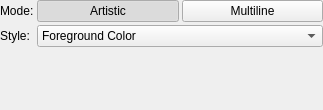
<?xml version="1.0" encoding="UTF-8"?>
<ui version="4.0">
 <class>WdgTextOptions</class>
 <widget class="QWidget" name="WdgTextOptions">
  <property name="geometry">
   <rect>
    <x>0</x>
    <y>0</y>
    <width>323</width>
    <height>110</height>
   </rect>
  </property>
  <property name="windowTitle">
   <string>Text Options</string>
  </property>
  <layout class="QVBoxLayout" name="verticalLayout">
   <property name="margin">
    <number>0</number>
   </property>
   <item>
    <layout class="QGridLayout" name="gridLayout" columnstretch="0,1,1">
     <property name="spacing">
      <number>3</number>
     </property>
     <item row="2" column="1" colspan="2">
      <widget class="QComboBox" name="cmbStyle">
       <item>
        <property name="text">
         <string>Foreground Color</string>
        </property>
       </item>
       <item>
        <property name="text">
         <string>Background Color</string>
        </property>
       </item>
       <item>
        <property name="text">
         <string>Pattern</string>
        </property>
       </item>
       <item>
        <property name="text">
         <string>Gradient</string>
        </property>
       </item>
      </widget>
     </item>
     <item row="0" column="0">
      <widget class="QLabel" name="labelMode">
       <property name="text">
        <string>Mode:</string>
       </property>
      </widget>
     </item>
     <item row="2" column="0">
      <widget class="QLabel" name="labelStyle">
       <property name="text">
        <string>Style:</string>
       </property>
      </widget>
     </item>
     <item row="0" column="1">
      <widget class="QPushButton" name="buttonArtistic">
       <property name="text">
        <string>Artistic</string>
       </property>
       <property name="checkable">
        <bool>true</bool>
       </property>
       <property name="checked">
        <bool>true</bool>
       </property>
       <property name="flat">
        <bool>false</bool>
       </property>
      </widget>
     </item>
     <item row="0" column="2">
      <widget class="QPushButton" name="buttonMultiline">
       <property name="text">
        <string>Multiline</string>
       </property>
       <property name="checkable">
        <bool>true</bool>
       </property>
       <property name="flat">
        <bool>false</bool>
       </property>
      </widget>
     </item>
    </layout>
   </item>
   <item>
    <spacer name="spacer">
     <property name="orientation">
      <enum>Qt::Vertical</enum>
     </property>
     <property name="sizeType">
      <enum>QSizePolicy::Expanding</enum>
     </property>
     <property name="sizeHint" stdset="0">
      <size>
       <width>69</width>
       <height>31</height>
      </size>
     </property>
    </spacer>
   </item>
  </layout>
 </widget>
 <layoutdefault spacing="6" margin="11"/>
 <resources/>
 <connections/>
</ui>
